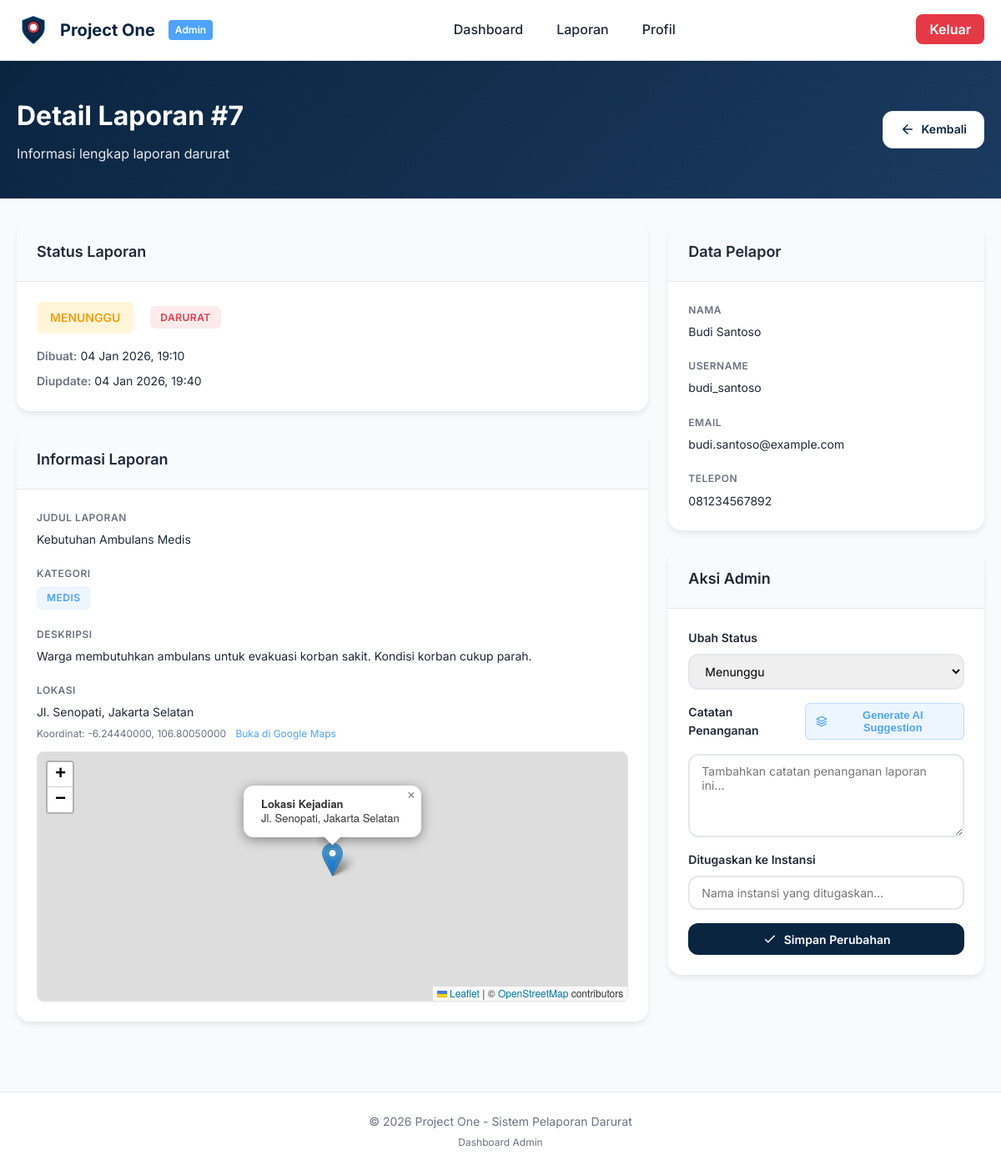
Page /backend/admin/laporan_detail.php?id=7 (signed in) on the committed database.
### tables this page shows
CREATE TABLE `reports` (
  `id` int(11) NOT NULL,
  `user_id` int(11) NOT NULL COMMENT 'ID pengguna yang membuat laporan',
  `title` varchar(200) NOT NULL COMMENT 'Judul laporan',
  `category` enum('kecelakaan','kebakaran','medis','kejahatan','bencana','lainnya') NOT NULL COMMENT 'Kategori kejadian',
  `description` text NOT NULL COMMENT 'Deskripsi lengkap kejadian',
  `location` varchar(255) NOT NULL COMMENT 'Lokasi kejadian (alamat)',
  `latitude` decimal(10,8) DEFAULT NULL COMMENT 'Koordinat latitude (untuk GPS)',
  `longitude` decimal(11,8) DEFAULT NULL COMMENT 'Koordinat longitude (untuk GPS)',
  `urgent` tinyint(1) DEFAULT 0 COMMENT 'Flag darurat (1=urgent, 0=normal)',
  `status` enum('pending','processing','dispatched','completed','cancelled') DEFAULT 'pending' COMMENT 'Status laporan',
  `admin_notes` text DEFAULT NULL COMMENT 'Catatan dari admin (dari sistem dispatch)',
  `dispatched_to` varchar(200) DEFAULT NULL COMMENT 'Instansi yang ditugaskan (dari sistem dispatch)',
  `dispatched_at` datetime DEFAULT NULL COMMENT 'Waktu dispatch ke instansi',
  `completed_at` datetime DEFAULT NULL COMMENT 'Waktu laporan selesai',
  `created_at` datetime DEFAULT current_timestamp() COMMENT 'Waktu pembuatan',
  `updated_at` datetime DEFAULT current_timestamp() ON UPDATE current_timestamp() COMMENT 'Waktu update terakhir'
);

CREATE TABLE `users` (
  `id` int(11) NOT NULL,
  `username` varchar(50) NOT NULL COMMENT 'Username untuk login',
  `email` varchar(100) NOT NULL COMMENT 'Email pengguna',
  `password` varchar(255) NOT NULL COMMENT 'Password ter-hash',
  `fullname` varchar(200) NOT NULL COMMENT 'Nama lengkap pengguna',
  `phone` varchar(20) DEFAULT NULL COMMENT 'Nomor telepon (opsional)',
  `status` enum('active','inactive','suspended') DEFAULT 'active' COMMENT 'Status akun pengguna',
  `google_id` varchar(100) DEFAULT NULL COMMENT 'Google OAuth ID',
  `remember_token` varchar(255) DEFAULT NULL COMMENT 'Token untuk remember me',
  `remember_expiry` int(11) DEFAULT NULL COMMENT 'Expiry timestamp untuk remember token',
  `last_login` datetime DEFAULT NULL COMMENT 'Waktu login terakhir',
  `created_at` datetime DEFAULT current_timestamp() COMMENT 'Waktu pembuatan',
  `updated_at` datetime DEFAULT current_timestamp() ON UPDATE current_timestamp() COMMENT 'Waktu update terakhir'
);

### backend/admin/laporan_detail.php (the view, shortened to what this page needs)
<?php
$report_id = isset($_GET['id']) ? (int)$_GET['id'] : 0;
$db = getDB();
$report = null;
try {
    $stmt = $db->prepare("
        SELECT r.*, u.username, u.fullname as user_fullname, u.email as user_email, u.phone as user_phone
        FROM reports r
        LEFT JOIN users u ON r.user_id = u.id
        WHERE r.id = :report_id
        LIMIT 1
    ");
    $stmt->execute(['report_id' => $report_id]);
    $report = $stmt->fetch();
} catch (PDOException $e) {
    error_log("Laporan detail error: " . $e->getMessage());
    $error = "Terjadi kesalahan saat memuat data. Silakan coba lagi.";
}
$categories = [
    'kecelakaan' => 'Kecelakaan',
    'kebakaran' => 'Kebakaran',
    'medis' => 'Medis',
    'kejahatan' => 'Kejahatan',
    'bencana' => 'Bencana',
    'lainnya' => 'Lainnya'
];
$statuses = [
    'pending' => 'Menunggu',
    'processing' => 'Diproses',
    'dispatched' => 'Ditugaskan',
    'completed' => 'Selesai',
    'cancelled' => 'Dibatalkan'
];
?>
<!DOCTYPE html>
<html lang="id">
<head>
    <link rel="stylesheet" href="../../frontend/assets/css/admin-dashboard.css">
    <link rel="stylesheet" href="https://unpkg.com/leaflet@1.9.4/dist/leaflet.css" />
</head>
<body>
    <?php include '../partials/admin_navbar.php'; ?>
    <header class="page-header">
        <div class="container">
            <div class="header-content">
                <div>
                    <h1 class="page-title">Detail Laporan #<?php echo $report_id; ?></h1>
                    <p class="page-subtitle">Informasi lengkap laporan darurat</p>
                </div>
                <div class="header-actions">
                    <a href="laporan_list.php" class="btn btn-secondary">
                        <svg viewBox="0 0 24 24" fill="none" xmlns="http://www.w3.org/2000/svg">
                            <path d="M19 12H5M5 12L12 19M5 12L12 5" stroke="currentColor" stroke-width="2" stroke-linecap="round" stroke-linejoin="round"/>
                        </svg>
                        Kembali
                    </a>
                </div>
            </div>
        </div>
    </header>
    <main class="page-main">
        <div class="container">
            <div class="detail-grid">
                <div class="detail-main">
                    <div class="detail-card">
                        <div class="card-header">
                            <h2 class="card-title">Status Laporan</h2>
                        </div>
                        <div class="card-body">
                            <div class="status-display">
                                <span class="status-badge status-<?php echo strtolower($report['status']); ?> large">
                                    <?php echo $statuses[$report['status']] ?? 'Tidak Diketahui'; ?>
                                </span>
                                <?php if ($report['urgent']): ?>
                                    <span class="badge badge-urgent large">DARURAT</span>
                                <?php endif; ?>
                            </div>
                            <div class="status-info">
                                <p><strong>Dibuat:</strong> <?php echo date('d M Y, H:i', strtotime($report['created_at'])); ?></p>
                                <?php if ($report['updated_at'] && $report['updated_at'] != $report['created_at']): ?>
                                    <p><strong>Diupdate:</strong> <?php echo date('d M Y, H:i', strtotime($report['updated_at'])); ?></p>
                                <?php endif; ?>
                            </div>
                        </div>
                    </div>
                    <div class="detail-card">
                        <div class="card-header">
                            <h2 class="card-title">Informasi Laporan</h2>
                        </div>
                        <div class="card-body">
                            <div class="info-row">
                                <label>Judul Laporan</label>
                                <p class="info-value"><?php echo htmlspecialchars($report['title']); ?></p>
                            </div>
                            <div class="info-row">
                                <label>Kategori</label>
                                <p class="info-value">
                                    <span class="badge badge-category">
                                        <?php echo $categories[$report['category']] ?? ucfirst($report['category']); ?>
                                    </span>
                                </p>
                            </div>
                            <div class="info-row">
                                <label>Deskripsi</label>
                                <p class="info-value"><?php echo nl2br(htmlspecialchars($report['description'])); ?></p>
                            </div>
                            <div class="info-row">
                                <label>Lokasi</label>
                                <p class="info-value"><?php echo htmlspecialchars($report['location']); ?></p>
                                <?php if ($report['latitude'] && $report['longitude']): ?>
                                    <p class="info-subvalue">
                                        Koordinat: <?php echo $report['latitude']; ?>, <?php echo $report['longitude']; ?>
                                        <a href="https://www.google.com/maps?q=<?php echo $report['latitude']; ?>,<?php echo $report['longitude']; ?>" target="_blank" class="map-link">
                                            Buka di Google Maps
                                        </a>
                                    </p>
                                    <div class="location-map-container">
                                        <div id="reportMap" style="width: 100%; height: 300px; border-radius: 8px; margin-top: 12px;"></div>
                                    </div>
                                <?php endif; ?>
                            </div>
                        </div>
                    </div>
                </div>
                <div class="detail-sidebar">
                    <div class="detail-card">
                        <div class="card-header">
                            <h2 class="card-title">Data Pelapor</h2>
                        </div>
                        <div class="card-body">
                            <div class="info-row">
                                <label>Nama</label>
                                <p class="info-value"><?php echo htmlspecialchars($report['user_fullname'] ?? $report['username']); ?></p>
                            </div>
                            <div class="info-row">
                                <label>Username</label>
                                <p class="info-value"><?php echo htmlspecialchars($report['username']); ?></p>
                            </div>
                            <div class="info-row">
                                <label>Email</label>
                                <p class="info-value"><?php echo htmlspecialchars($report['user_email'] ?? '-'); ?></p>
                            </div>
                            <?php if ($report['user_phone']): ?>
                                <div class="info-row">
                                    <label>Telepon</label>
                                    <p class="info-value"><?php echo htmlspecialchars($report['user_phone']); ?></p>
                                </div>
                            <?php endif; ?>
                        </div>
                    </div>
                    <div class="detail-card">
                        <div class="card-header">
                            <h2 class="card-title">Aksi Admin</h2>
                        </div>
                        <div class="card-body">
                            <form action="proses_laporan.php" method="POST" class="action-form">
                                <div class="form-group">
                                    <label for="status">Ubah Status</label>
                                    <select id="status" name="status" class="form-select" required>
                                        <option value="pending" <?php echo $report['status'] === 'pending' ? 'selected' : ''; ?>>Menunggu</option>
                                    </select>
                                </div>
                                <div class="form-group">
                                    <div style="display: flex; align-items: center; justify-content: space-between; margin-bottom: 8px;">
                                        <label for="admin_notes">Catatan Penanganan</label>
                                        <button type="button" id="generateAISuggestionBtn" class="btn-ai-suggestion" style="display: inline-flex; align-items: center; gap: 6px; padding: 6px 12px; background: rgba(77, 163, 255, 0.1); color: #4DA3FF; border: 1px solid rgba(77, 163, 255, 0.3); border-radius: 6px; font-size: 0.8125rem; font-weight: 600; cursor: pointer; transition: all 0.3s ease;">
                                            Generate AI Suggestion
                                        </button>
                                    </div>
                                    <textarea
                                        id="admin_notes"
                                        name="admin_notes"
                                        class="form-textarea"
                                        rows="4"
                                        placeholder="Tambahkan catatan penanganan laporan ini..."
                                    ><?php echo htmlspecialchars($report['admin_notes'] ?? ''); ?></textarea>
                                </div>
                                <div class="form-group">
                                    <label for="dispatched_to">Ditugaskan ke Instansi</label>
                                    <input
                                        type="text"
                                        id="dispatched_to"
                                        name="dispatched_to"
                                        class="form-input"
                                        placeholder="Nama instansi yang ditugaskan..."
                                        value="<?php echo htmlspecialchars($report['dispatched_to'] ?? ''); ?>"
                                    >
                                </div>
                                <button type="submit" class="btn btn-primary btn-block">
                                    <svg viewBox="0 0 24 24" fill="none" xmlns="http://www.w3.org/2000/svg">
                                        <path d="M5 13L9 17L19 7" stroke="currentColor" stroke-width="2" stroke-linecap="round" stroke-linejoin="round"/>
                                    </svg>
                                    Simpan Perubahan
                                </button>
                            </form>
                        </div>
                    </div>
                </div>
            </div>
        </div>
    </main>
    <?php include '../partials/admin_footer.php'; ?>
</body>
</html>

### rows in the picture
reports: status "MENUNGGU", created_at "04 Jan 2026, 19:10", updated_at "04 Jan 2026, 19:40", title "Kebutuhan Ambulans Medis", category "MEDIS", description "Warga membutuhkan ambulans untuk evakuasi korban sakit. Kondisi korban cukup parah.", location "Jl. Senopati, Jakarta Selatan", latitude "-6.24440000", longitude "106.80050000", user.fullname "Budi Santoso", user.username "budi_santoso", user.email "budi.santoso@example.com", user.phone "081234567892", status "Menunggu"

### other values in the picture
$report_id "7"
